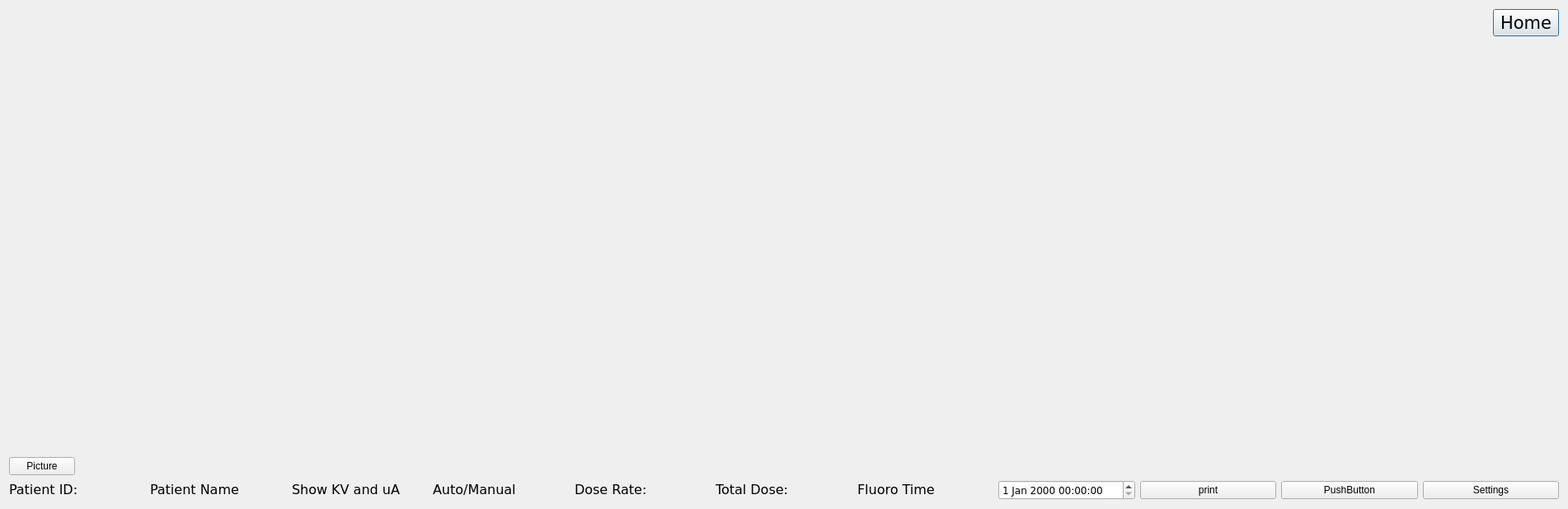
<?xml version="1.0" encoding="UTF-8"?>
<ui version="4.0">
 <class>xrayImaging</class>
 <widget class="QDialog" name="xrayImaging">
  <property name="geometry">
   <rect>
    <x>0</x>
    <y>0</y>
    <width>1901</width>
    <height>617</height>
   </rect>
  </property>
  <property name="windowTitle">
   <string>Dialog</string>
  </property>
  <layout class="QVBoxLayout" name="verticalLayout_3">
   <item>
    <layout class="QHBoxLayout" name="horizontalLayout_2">
     <property name="sizeConstraint">
      <enum>QLayout::SetMinimumSize</enum>
     </property>
     <item>
      <spacer name="horizontalSpacer">
       <property name="orientation">
        <enum>Qt::Horizontal</enum>
       </property>
       <property name="sizeType">
        <enum>QSizePolicy::Fixed</enum>
       </property>
       <property name="sizeHint" stdset="0">
        <size>
         <width>1800</width>
         <height>20</height>
        </size>
       </property>
      </spacer>
     </item>
     <item>
      <widget class="QPushButton" name="pushButton">
       <property name="sizePolicy">
        <sizepolicy hsizetype="Fixed" vsizetype="Fixed">
         <horstretch>0</horstretch>
         <verstretch>0</verstretch>
        </sizepolicy>
       </property>
       <property name="font">
        <font>
         <family>Verdana</family>
         <pointsize>16</pointsize>
        </font>
       </property>
       <property name="text">
        <string>Home</string>
       </property>
      </widget>
     </item>
    </layout>
   </item>
   <item>
    <layout class="QHBoxLayout" name="horizontalLayout_3">
     <item>
      <widget class="QStackedWidget" name="stackedWidget">
       <property name="currentIndex">
        <number>0</number>
       </property>
       <widget class="QWidget" name="page">
        <layout class="QVBoxLayout" name="verticalLayout_2">
         <item>
          <widget class="QCameraViewfinder" name="viewfinder" native="true"/>
         </item>
        </layout>
       </widget>
       <widget class="QWidget" name="page_2">
        <layout class="QGridLayout" name="gridLayout">
         <item row="0" column="0">
          <widget class="QLabel" name="label_lastimage">
           <property name="text">
            <string/>
           </property>
          </widget>
         </item>
        </layout>
       </widget>
      </widget>
     </item>
     <item>
      <layout class="QVBoxLayout" name="verticalLayout">
       <item>
        <widget class="QLabel" name="label_first">
         <property name="sizePolicy">
          <sizepolicy hsizetype="MinimumExpanding" vsizetype="Preferred">
           <horstretch>0</horstretch>
           <verstretch>0</verstretch>
          </sizepolicy>
         </property>
         <property name="text">
          <string/>
         </property>
        </widget>
       </item>
       <item>
        <widget class="QLabel" name="label_second">
         <property name="sizePolicy">
          <sizepolicy hsizetype="Preferred" vsizetype="Preferred">
           <horstretch>0</horstretch>
           <verstretch>0</verstretch>
          </sizepolicy>
         </property>
         <property name="text">
          <string/>
         </property>
        </widget>
       </item>
       <item>
        <widget class="QLabel" name="label_third">
         <property name="sizePolicy">
          <sizepolicy hsizetype="Preferred" vsizetype="Preferred">
           <horstretch>0</horstretch>
           <verstretch>0</verstretch>
          </sizepolicy>
         </property>
         <property name="text">
          <string/>
         </property>
        </widget>
       </item>
      </layout>
     </item>
    </layout>
   </item>
   <item>
    <widget class="QPushButton" name="pushButton_takePicture">
     <property name="sizePolicy">
      <sizepolicy hsizetype="Fixed" vsizetype="Fixed">
       <horstretch>0</horstretch>
       <verstretch>0</verstretch>
      </sizepolicy>
     </property>
     <property name="text">
      <string>Picture</string>
     </property>
    </widget>
   </item>
   <item>
    <layout class="QHBoxLayout" name="horizontalLayout">
     <property name="sizeConstraint">
      <enum>QLayout::SetMinimumSize</enum>
     </property>
     <item>
      <widget class="QLabel" name="label_9">
       <property name="sizePolicy">
        <sizepolicy hsizetype="Preferred" vsizetype="Fixed">
         <horstretch>0</horstretch>
         <verstretch>0</verstretch>
        </sizepolicy>
       </property>
       <property name="font">
        <font>
         <family>Verdana</family>
         <pointsize>12</pointsize>
        </font>
       </property>
       <property name="text">
        <string>Patient ID:</string>
       </property>
      </widget>
     </item>
     <item>
      <widget class="QLabel" name="label_10">
       <property name="sizePolicy">
        <sizepolicy hsizetype="Preferred" vsizetype="Fixed">
         <horstretch>0</horstretch>
         <verstretch>0</verstretch>
        </sizepolicy>
       </property>
       <property name="font">
        <font>
         <family>Verdana</family>
         <pointsize>12</pointsize>
        </font>
       </property>
       <property name="text">
        <string>Patient Name</string>
       </property>
      </widget>
     </item>
     <item>
      <widget class="QLabel" name="label_11">
       <property name="sizePolicy">
        <sizepolicy hsizetype="Preferred" vsizetype="Fixed">
         <horstretch>0</horstretch>
         <verstretch>0</verstretch>
        </sizepolicy>
       </property>
       <property name="font">
        <font>
         <family>Verdana</family>
         <pointsize>12</pointsize>
        </font>
       </property>
       <property name="text">
        <string>Show KV and uA</string>
       </property>
      </widget>
     </item>
     <item>
      <widget class="QLabel" name="label_12">
       <property name="sizePolicy">
        <sizepolicy hsizetype="Preferred" vsizetype="Fixed">
         <horstretch>0</horstretch>
         <verstretch>0</verstretch>
        </sizepolicy>
       </property>
       <property name="font">
        <font>
         <family>Verdana</family>
         <pointsize>12</pointsize>
        </font>
       </property>
       <property name="text">
        <string>Auto/Manual</string>
       </property>
      </widget>
     </item>
     <item>
      <widget class="QLabel" name="label_13">
       <property name="sizePolicy">
        <sizepolicy hsizetype="Preferred" vsizetype="Fixed">
         <horstretch>0</horstretch>
         <verstretch>0</verstretch>
        </sizepolicy>
       </property>
       <property name="font">
        <font>
         <family>Verdana</family>
         <pointsize>12</pointsize>
        </font>
       </property>
       <property name="text">
        <string>Dose Rate:</string>
       </property>
      </widget>
     </item>
     <item>
      <widget class="QLabel" name="label_14">
       <property name="sizePolicy">
        <sizepolicy hsizetype="Preferred" vsizetype="Fixed">
         <horstretch>0</horstretch>
         <verstretch>0</verstretch>
        </sizepolicy>
       </property>
       <property name="font">
        <font>
         <family>Verdana</family>
         <pointsize>12</pointsize>
        </font>
       </property>
       <property name="text">
        <string>Total Dose:</string>
       </property>
      </widget>
     </item>
     <item>
      <widget class="QLabel" name="label_15">
       <property name="sizePolicy">
        <sizepolicy hsizetype="Preferred" vsizetype="Fixed">
         <horstretch>0</horstretch>
         <verstretch>0</verstretch>
        </sizepolicy>
       </property>
       <property name="font">
        <font>
         <family>Verdana</family>
         <pointsize>12</pointsize>
        </font>
       </property>
       <property name="text">
        <string>Fluoro Time</string>
       </property>
      </widget>
     </item>
     <item>
      <widget class="QDateTimeEdit" name="dateTimeEdit">
       <property name="sizePolicy">
        <sizepolicy hsizetype="Preferred" vsizetype="Fixed">
         <horstretch>0</horstretch>
         <verstretch>0</verstretch>
        </sizepolicy>
       </property>
       <property name="font">
        <font>
         <family>Verdana</family>
        </font>
       </property>
      </widget>
     </item>
     <item>
      <widget class="QPushButton" name="pushButton_printer">
       <property name="text">
        <string>print</string>
       </property>
      </widget>
     </item>
     <item>
      <widget class="QPushButton" name="pushButton_3">
       <property name="text">
        <string>PushButton</string>
       </property>
      </widget>
     </item>
     <item>
      <widget class="QPushButton" name="pushButton_2">
       <property name="text">
        <string>Settings</string>
       </property>
      </widget>
     </item>
    </layout>
   </item>
  </layout>
 </widget>
 <customwidgets>
  <customwidget>
   <class>QCameraViewfinder</class>
   <extends>QWidget</extends>
   <header>qcameraviewfinder.h</header>
   <container>1</container>
  </customwidget>
 </customwidgets>
 <resources/>
 <connections/>
</ui>
